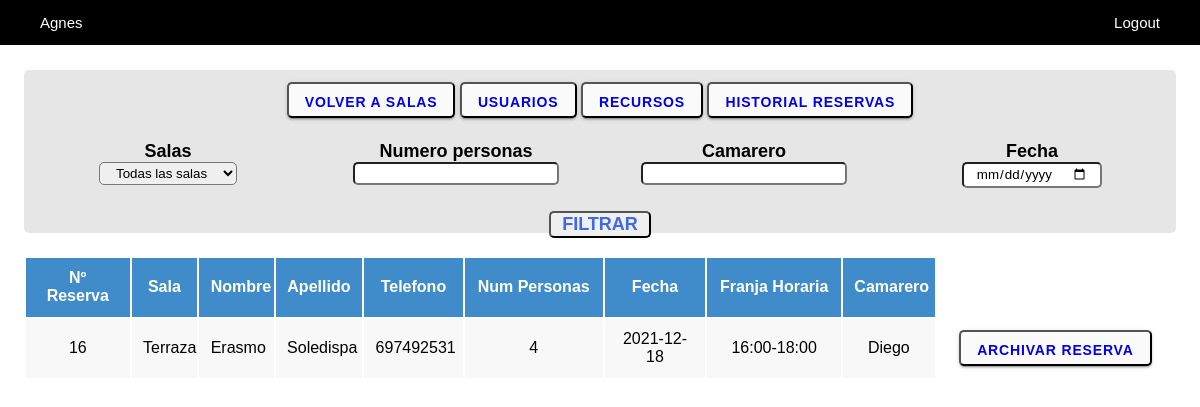
The page /view/zona.reserva.php (signed in) on the database as committed earlier.
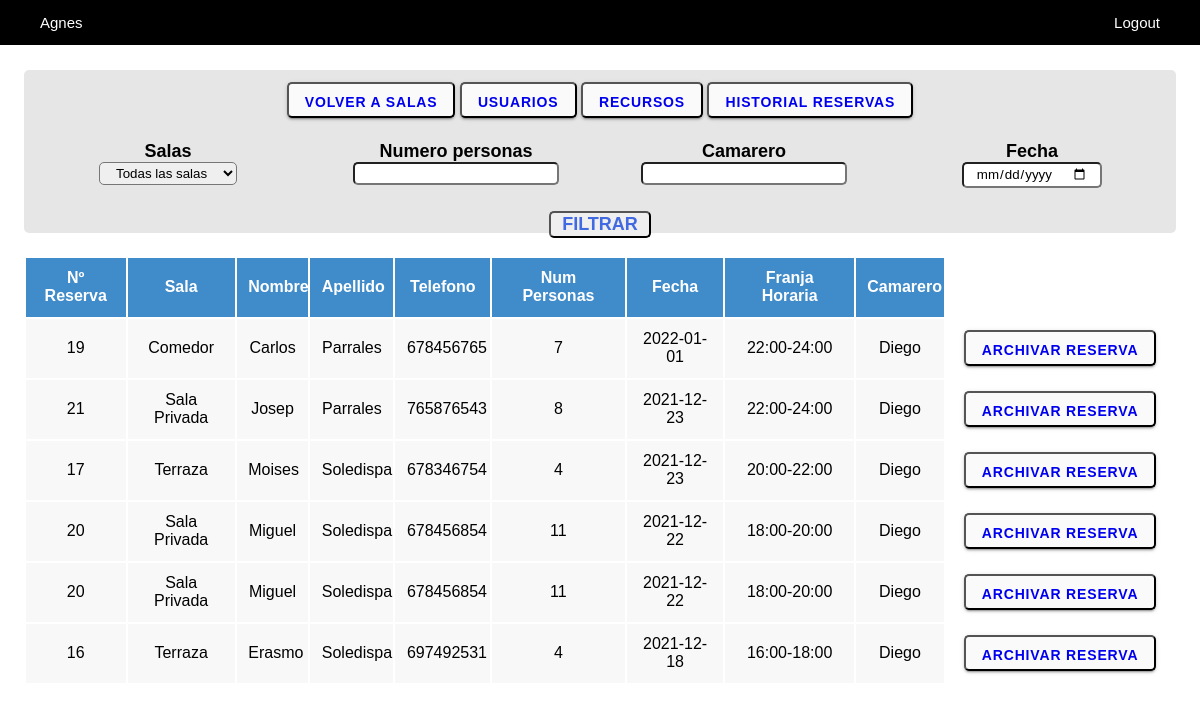
The same page on the database as committed later.
### tables this page shows
CREATE TABLE `tbl_reserva` (
  `id_r` int(11) NOT NULL,
  `nombre_r` varchar(45) DEFAULT NULL,
  `apellido_r` varchar(45) DEFAULT NULL,
  `telefono_r` int(9) DEFAULT NULL,
  `fecha_r` date DEFAULT NULL,
  `num_personas_r` int(11) DEFAULT NULL,
  `franja_horaria_r` tinyint(4) DEFAULT NULL,
  `hora_cierre_r` time DEFAULT NULL,
  `activa_r` enum('si','no') NOT NULL,
  `id_u` int(11) DEFAULT NULL
);

CREATE TABLE `tbl_sala` (
  `id_s` int(11) NOT NULL,
  `nombre_s` varchar(45) DEFAULT NULL,
  `descripcion_s` varchar(100) DEFAULT NULL,
  `img_s` varchar(100) DEFAULT NULL,
  `disponibilidad_s` enum('si','no') DEFAULT NULL
);

CREATE TABLE `tbl_usuario` (
  `id_u` int(11) NOT NULL,
  `nombre_u` varchar(45) DEFAULT NULL,
  `apellido_u` varchar(45) DEFAULT NULL,
  `correo_u` varchar(100) DEFAULT NULL,
  `contraseña_u` varchar(45) DEFAULT NULL,
  `tipo_u` enum('camarero','administrador') DEFAULT NULL,
  `disponibilidad_u` enum('si','no') DEFAULT NULL
);

### view/zona.reserva.php (the view, shortened to what the changed rows need)
<?php
require_once "../services/connection.php";
if ($_SESSION['email']=="") {
    header("location:login.php");
}else{
    ?>
    <!DOCTYPE html>
    <html lang="en">
    <head>
        <link rel="stylesheet" type="text/css" href="../css/styles.css">
    </head>
    <body>
        <div class="row padding-top padding-lat">
                                <?php
                                    try{
                                        $pdo->beginTransaction();
                                        $pdo->commit();
                                    } catch (Exception $e) {
                                        $pdo->rollBack();
                                        echo "Fallo: " . $e->getMessage();
                                    }
                                ?>
        </div><br>
        <?php
        if (isset($_POST['filtrar'])) {
            $sala=$_POST['sala'];
            $numpersonas=$_POST['numpersonas'];
            $camarero=$_POST['camarero'];
            $fecha=$_POST['fecha'];
            $data = array();
            if (!empty($sala)){
                $data[]="nombre_s = '{$sala}'";
            }
            if (!empty($numpersonas)){
                $data[]="num_personas_r = {$numpersonas}";
            }
            if (!empty($camarero)){
                $data[]="nombre_u = '{$camarero}'";
            }
            if (!empty($fecha)){
                $data[]="fecha_r = '{$fecha}'";
            }
            $anadir= implode(' AND ',$data);
            if (!empty($data)){
                $filtro=$pdo->prepare("SELECT r.*, mr.*, m.*, u.*, s.* FROM  tbl_reserva r
                LEFT JOIN `tbl_mesa/reserva` mr on r.id_r=mr.id_reserva
                LEFT JOIN tbl_mesa m on mr.id_mesa=m.id_m
                LEFT JOIN tbl_usuario u on r.id_u=u.id_u
                LEFT JOIN tbl_sala s on m.id_s=s.id_s
                WHERE r.activa_r='si' and {$anadir}
                ORDER BY fecha_r DESC , franja_horaria_r DESC");
            }else{
                $filtro=$pdo->prepare("SELECT r.*, mr.*, m.*, u.*, s.* FROM  tbl_reserva r
                LEFT JOIN `tbl_mesa/reserva` mr on r.id_r=mr.id_reserva
                LEFT JOIN tbl_mesa m on mr.id_mesa=m.id_m
                LEFT JOIN tbl_usuario u on r.id_u=u.id_u
                LEFT JOIN tbl_sala s on m.id_s=s.id_s
                ORDER BY fecha_r DESC , franja_horaria_r DESC");
            }
            try{
                $pdo->beginTransaction();
                $filtro->execute();
                echo  "<div class='row padding-top-less padding-lat'>";
                echo  "<table>";
                echo  "<tr>";
                echo  "<th class='blue'>Nº Reserva</th>";
                echo  "<th class='blue'>Sala</th>";
                echo  "<th class='blue'>Nombre</th>";
                echo  "<th class='blue'>Apellido</th>";
                echo  "<th class='blue'>Telefono</th>";
                echo  "<th class='blue'>Num Personas</th>";
                echo  "<th class='blue'>Fecha</th>";
                echo  "<th class='blue'>Franja Horaria</th>";
                echo  "<th class='blue'>Camarero</th>";
                echo  "</tr>";
                foreach ($filtro as $row) {
                    echo  "<tr>";
                    echo "<td class='gris'>{$row['id_r']}</td>";
                    echo "<td class='gris'>{$row['nombre_s']}</td>";
                    echo "<td class='gris'>{$row['nombre_r']}</td>";
                    echo "<td class='gris'>{$row['apellido_r']}</td>";
                    echo "<td class='gris'>{$row['telefono_r']}</td>";
                    echo "<td class='gris'>{$row['num_personas_r']}</td>";
                    echo "<td class='gris'>{$row['fecha_r']}</td>";
                    for ($i = 1,$y=12,$z=14; $i <= 6; $i++,$y+=2,$z+=2) {
                        if ($row['franja_horaria_r']==$i){
                            echo "<td class='gris'>{$y}:00-{$z}:00</td>";
                        }
                    }
                    echo "<td class='gris'>{$row['nombre_u']}</td>";
                    echo "<td><button type='submit'><a type='button' href='../proceses/archivarreserva.php?id_r={$row['id_r']}'>Archivar reserva</a></button></td>";
                    echo  "</tr>";
                }
                echo "</table>";
                echo "</div>";
                $pdo->commit();
            } catch (Exception $e) {
                $pdo->rollBack();
                echo "Fallo: " . $e->getMessage();
            }
        }else {
            $historial=$pdo->prepare("SELECT distinct r.*, m.*, u.*, s.* FROM  tbl_reserva r
            LEFT JOIN `tbl_mesa/reserva` mr on r.id_r=mr.id_reserva
            LEFT JOIN tbl_mesa m on mr.id_mesa=m.id_m
            LEFT JOIN tbl_usuario u on r.id_u=u.id_u
            LEFT JOIN tbl_sala s on m.id_s=s.id_s
            WHERE r.activa_r='si'
            ORDER BY fecha_r DESC , franja_horaria_r DESC");
            try{
                $pdo->beginTransaction();
                $historial->execute();
                echo  "<div class='row padding-top-less padding-lat'>";
                echo  "<table>";
                echo  "<tr>";
                echo  "<th class='blue'>Nº Reserva</th>";
                echo  "<th class='blue'>Sala</th>";
                echo  "<th class='blue'>Nombre</th>";
                echo  "<th class='blue'>Apellido</th>";
                echo  "<th class='blue'>Telefono</th>";
                echo  "<th class='blue'>Num Personas</th>";
                echo  "<th class='blue'>Fecha</th>";
                echo  "<th class='blue'>Franja Horaria</th>";
                echo  "<th class='blue'>Camarero</th>";
                echo  "</tr>";
                foreach ($historial as $row) {
                    echo  "<tr>";
                    echo "<td class='gris'>{$row['id_r']}</td>";
                    echo "<td class='gris'>{$row['nombre_s']}</td>";
                    echo "<td class='gris'>{$row['nombre_r']}</td>";
                    echo "<td class='gris'>{$row['apellido_r']}</td>";
                    echo "<td class='gris'>{$row['telefono_r']}</td>";
                    echo "<td class='gris'>{$row['num_personas_r']}</td>";
                    echo "<td class='gris'>{$row['fecha_r']}</td>";
                    for ($i = 1,$y=12,$z=14; $i <= 6; $i++,$y+=2,$z+=2) {
                        if ($row['franja_horaria_r']==$i){
                            echo "<td class='gris'>{$y}:00-{$z}:00</td>";
                        }
                    }
                    echo "<td class='gris'>{$row['nombre_u']}</td>";
                    echo "<td><button type='submit'><a type='button' href='../proceses/archivarreserva.php?id_r={$row['id_r']}'>Archivar reserva</a></button></td>";
                    echo  "</tr>";
                }
                echo "</table>";
                echo "</div>";
                $pdo->commit();
            } catch (Exception $e) {
                $pdo->rollBack();
                echo "Fallo: " . $e->getMessage();
            }
        ?>
        </body>
        </html>
    <?php
    }
}
?>

Rows that differ between the two databases and show on the page:
added tbl_reserva: id_r "19", tbl_sala.nombre_s "Comedor", nombre_r "Carlos", apellido_r "Parrales", telefono_r "678456765", num_personas_r "7", fecha_r "2022-01-01", y "22", z "24", id_u.nombre_u "Diego"
added tbl_reserva: id_r "21", tbl_sala.nombre_s "Sala Privada", nombre_r "Josep", apellido_r "Parrales", telefono_r "765876543", num_personas_r "8", fecha_r "2021-12-23", y "22", z "24", id_u.nombre_u "Diego"
added tbl_reserva: id_r "17", tbl_sala.nombre_s "Terraza", nombre_r "Moises", apellido_r "Soledispa", telefono_r "678346754", num_personas_r "4", fecha_r "2021-12-23", y "20", z "22", id_u.nombre_u "Diego"
added tbl_reserva: id_r "20", tbl_sala.nombre_s "Sala Privada", nombre_r "Miguel", apellido_r "Soledispa", telefono_r "678456854", num_personas_r "11", fecha_r "2021-12-22", y "18", z "20", id_u.nombre_u "Diego"
